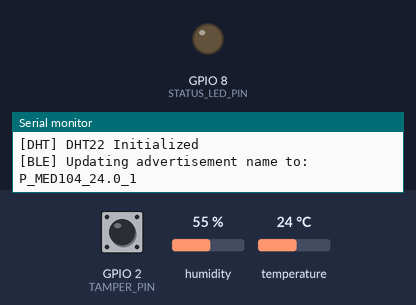
The sketch below on a simulated ESP32-C3. On the bench: output pins drawn as LEDs (lit = HIGH), the last lines printed to the serial monitor. Inputs (shaded band) come from the test bench; at power-on: GPIO 2 (TAMPER_PIN) HIGH, humidity 55 %, temperature 24 °C. Nothing arrives over Bluetooth unless stated.

Above: at 2.0 s.
At 6.07 s:
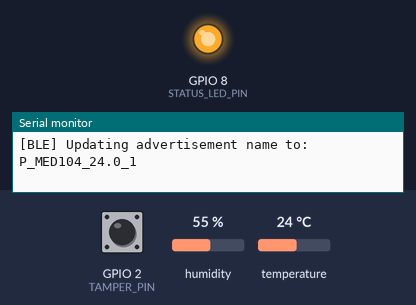
Timing chart, 0 to 8.0 s (numbered marks = the images above):
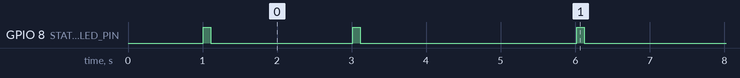

Measured:
- by itself, GPIO 8 (STATUS_LED_PIN): repeats every 3.0 s: HIGH 0.10 s, LOW 2.9 s

The sketch:

smart_parcel_tag.ino
```cpp
// Owner: Person 3 — Hardware + Demo + Presentation Lead
// Purpose: ESP32-C3 Smart Parcel Tag BLE Beacon firmware. Monitors condition sensors and advertises state wirelessly.

#include <BLEDevice.h>
#include <BLEUtils.h>
#include <BLEAdvertising.h>
#include <DHT.h>

#define DHT_PIN         4
#define TAMPER_PIN      2
#define STATUS_LED_PIN  8  // Built-in LED on ESP32-C3 Super Mini is on GPIO 8

#define DHTTYPE DHT22
DHT dht(DHT_PIN, DHTTYPE);

BLEAdvertising *pAdvertising;
String parcel_id = "MED104"; // Short version of MED-104 (fits BLE name limits)
unsigned long last_update_time = 0;
const unsigned long UPDATE_INTERVAL_MS = 3000; // Update BLE payload every 3 seconds

void setup() {
    Serial.begin(115200);
    delay(1000);
    Serial.println("[SETUP] Starting Smart Parcel Tag (ESP32-C3 BLE Beacon)");

    // Configure inputs/outputs
    pinMode(TAMPER_PIN, INPUT_PULLUP);
    pinMode(STATUS_LED_PIN, OUTPUT);
    digitalWrite(STATUS_LED_PIN, LOW); // LED off

    // Initialize DHT sensor
    dht.begin();
    Serial.println("[DHT] DHT22 Initialized");

    // Initialize BLE
    BLEDevice::init("");
    pAdvertising = BLEDevice::getAdvertising();
    pAdvertising->setScanResponse(true);
    pAdvertising->setMinPreferred(0x06);
    pAdvertising->setMinPreferred(0x12);

    // First advertising update
    updateBLEAdvertisement();
}

void updateBLEAdvertisement() {
    // Read temperature
    float temp = dht.readTemperature();
    if (isnan(temp)) {
        temp = 24.3; // Default fallback
    }

    // Read tamper switch
    // Normally-closed: if the lid is opened, the button is released, reading HIGH.
    // So HIGH = Tampered, LOW = Secure.
    bool tampered = (digitalRead(TAMPER_PIN) == HIGH);

    // Format name: P_[ParcelID]_[TempFloat]_[TamperInt]
    // Example: P_MED104_24.3_0
    char name_buffer[30];
    snprintf(name_buffer, sizeof(name_buffer), "P_%s_%.1f_%d", parcel_id.c_str(), temp, tampered ? 1 : 0);
    String adv_name = String(name_buffer);

    Serial.printf("[BLE] Updating advertisement name to: %s\n", adv_name.c_str());

    // Stop advertising to update the name
    pAdvertising->stop();

    // Set new advertising name payload
    BLEAdvertisementData oAdvertisementData;
    oAdvertisementData.setName(adv_name.c_str());
    pAdvertising->setAdvertisementData(oAdvertisementData);

    // Restart advertising
    pAdvertising->start();

    // Flash status LED briefly to show activity
    digitalWrite(STATUS_LED_PIN, HIGH);
    delay(100);
    digitalWrite(STATUS_LED_PIN, LOW);
}

void loop() {
    unsigned long current_time = millis();
    if (current_time - last_update_time >= UPDATE_INTERVAL_MS) {
        updateBLEAdvertisement();
        last_update_time = current_time;
    }
    delay(100);
}
```
